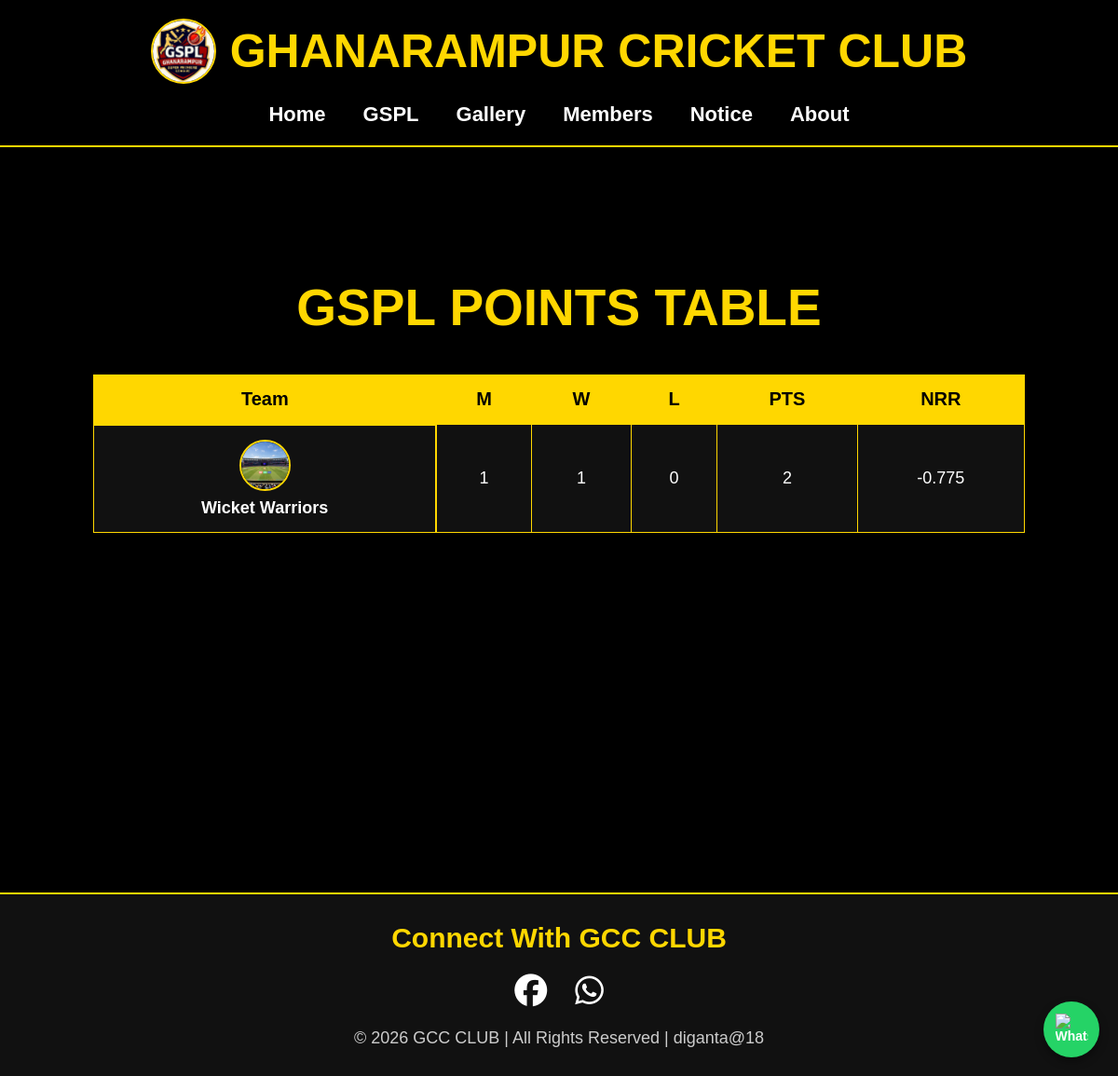
Before: /points-table/ with the older database file.
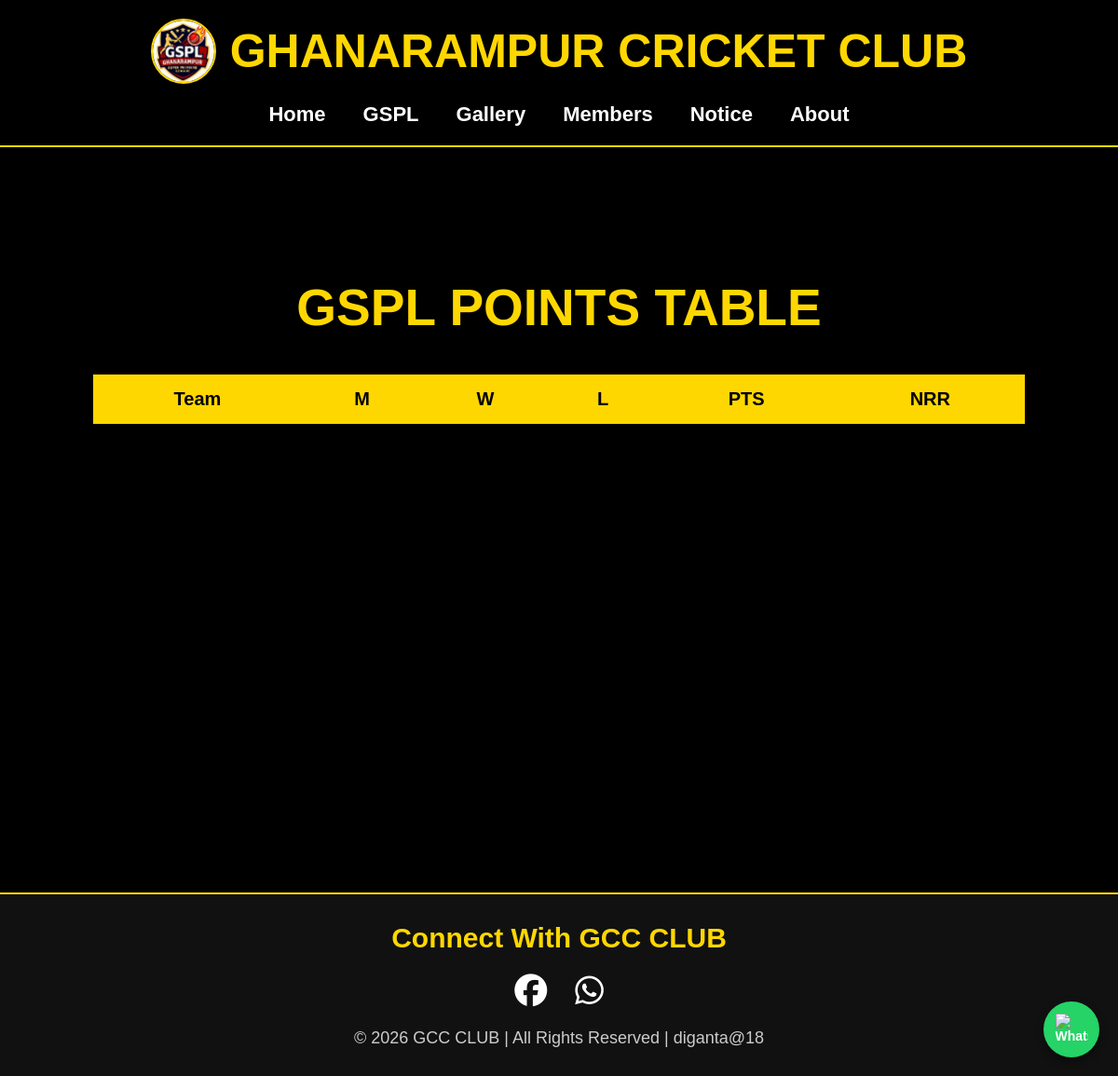
After: the same page with the newer database file.
### mainapp/models.py (models this page shows, shortened)
class PointsTable(models.Model):
    team = models.CharField(max_length=100)
    matches = models.IntegerField(default=0)
    wins = models.IntegerField(default=0)
    losses = models.IntegerField(default=0)
    points = models.IntegerField(default=0)
    nrr = models.FloatField(default=0.0)

### mainapp/views.py (the view)
# urls.py: path('points-table/', views.points_table, name='points_table'),
def points_table(request):
    table = PointsTable.objects.all().order_by('-points')
    return render(request, 'points_table.html', {
        'table': table
    })

### templates/points_table.html
{% extends 'base.html' %}
{% load static %}
{% block content %}
<div class="points-page">
    <h1>GSPL POINTS TABLE</h1>
    <table class="points-table">
        <tr>
            <th>Team</th>
            <th>M</th>
            <th>W</th>
            <th>L</th>
            <th>PTS</th>
            <th>NRR</th>
        </tr>
        {% for team in table %}
        <tr>
<td class="team-column">
{% if team.logo %}
    <img src="{{ team.logo.url }}" class="team-logo">
{% else %}
    <img src="/media/stadium.png" class="team-logo">
{% endif %}
<div class="team-name">
    {{ team.team }}
</div>
</td>
            <td>{{ team.matches }}</td>
            <td>{{ team.wins }}</td>
            <td>{{ team.losses }}</td>
            <td>{{ team.points }}</td>
            <td>{{ team.nrr }}</td>
        </tr>
        {% endfor %}
    </table>
</div>
{% endblock %}

Changed rows visible on the page:
removed PointsTable: team "Wicket Warriors", matches "1", wins "1", losses "0", points "2", nrr "-0.775"
